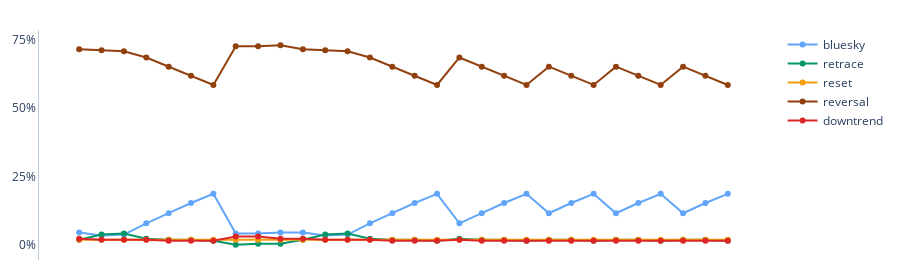

The notebook cell saved with this chart:
### Code cell
# Trend of Trends Line Graph

line_layout = go.Layout(    
    margin=dict(
        l=20,
        r=20, 
        t=30, 
        b=20
    ),
    plot_bgcolor="#FFF",
    xaxis=dict(
        visible=False, 
        showgrid=False
    ),
    yaxis=dict(
        tick0=0, 
        dtick=0.25,
        tickformat=',.0%',
        showgrid=False,
        linecolor="#BCCCDC"
    ),
    height = 280
)


line_fig = go.Figure(
    data = line_data,
    layout = line_layout
)

line_fig
